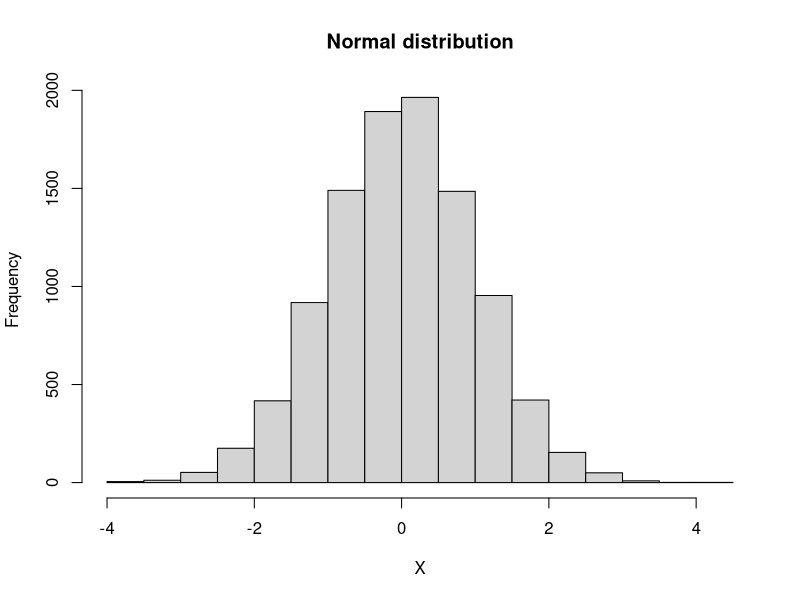
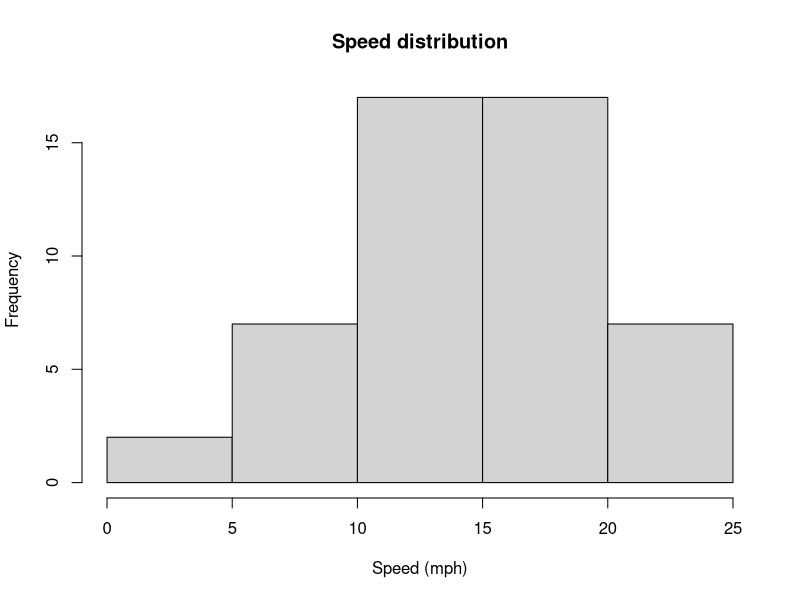
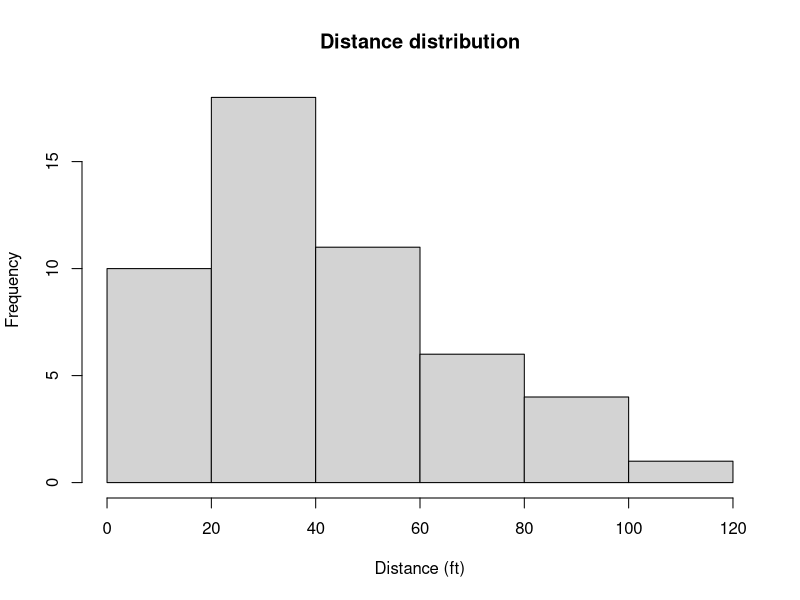
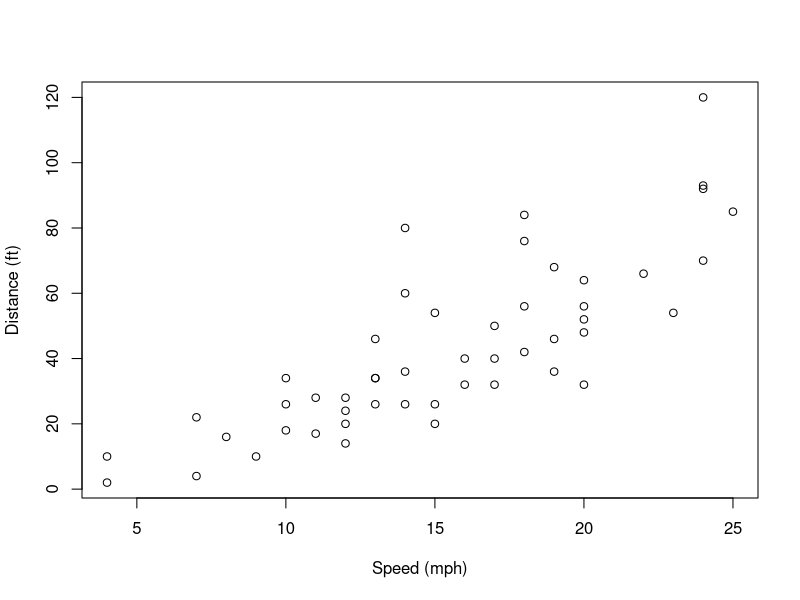
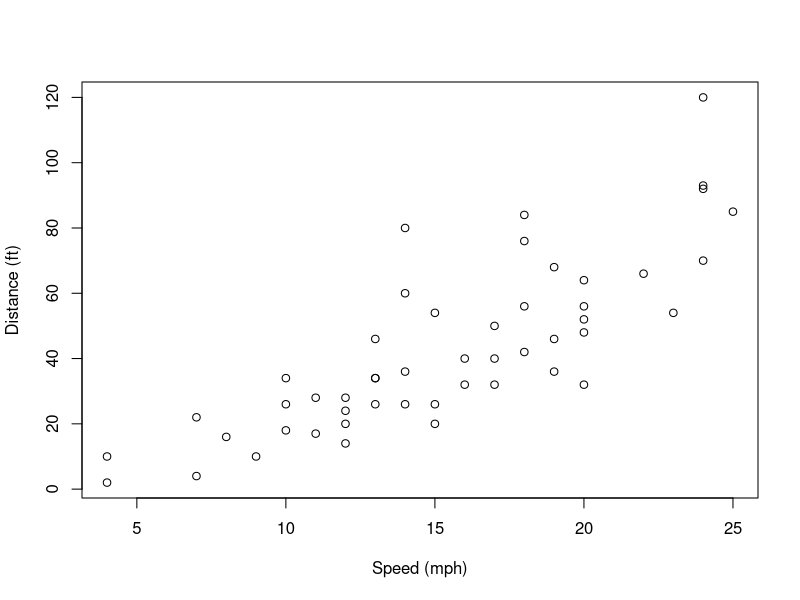
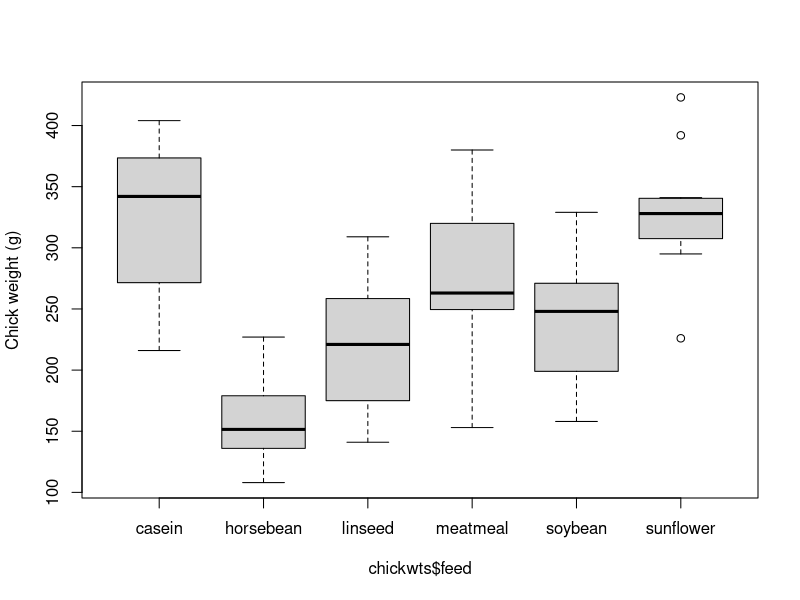
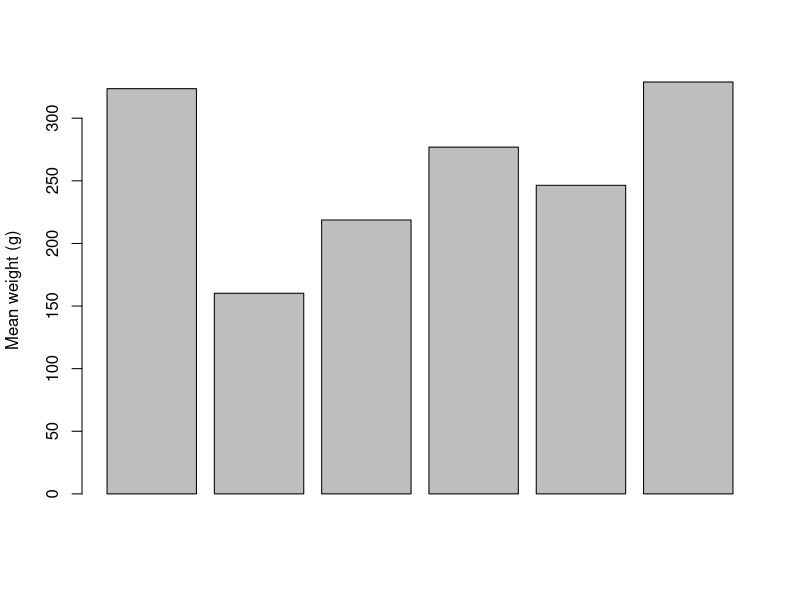
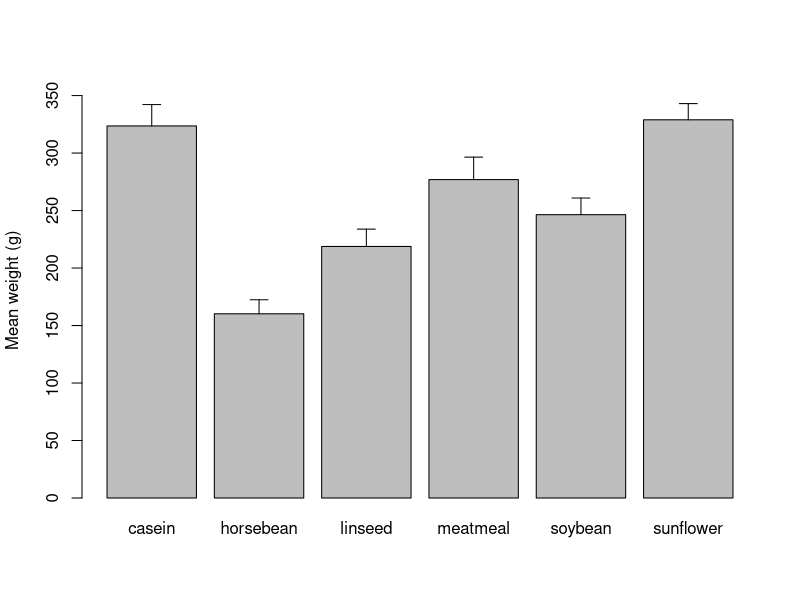

Recreate these plots in R, in order.
## ---- chunk 1
a <- 1
print(a)
## ---- chunk 2
a <- 3
print(a)
## ---- chunk 3
a <- 4
print(a)
## ---- chunk 4
hist(rnorm(10000), xlab="X", main="Normal distribution")
## ---- chunk 5
knitr::opts_chunk$set(error=FALSE)
## ---- chunk 6
head(cars)
## ---- chunk 7
# Put some code here!
## ---- chunk 8
summary(cars)
## ---- chunk 9
# Put some code here!
## ---- chunk 10
hist(cars$speed, xlab="Speed (mph)", main="Speed distribution")
hist(cars$dist, xlab="Distance (ft)", main="Distance distribution")
## ---- chunk 11
# Put some code here!
## ---- chunk 12
plot(cars$speed, cars$dist, xlab="Speed (mph)", ylab="Distance (ft)")
## ---- chunk 13
# Put some code here!
## ---- chunk 14
plot(cars$speed, cars$dist, xlab="Speed (mph)", ylab="Distance (ft)")
# Put some code here!
## ---- chunk 15
head(chickwts)
## ---- chunk 16
summary(chickwts)
## ---- chunk 17
table(chickwts$feed)
## ---- chunk 18
library(dplyr)
by.feed.type <- chickwts %>%
  group_by(feed) %>%
  summarise(min = min(weight),
            q1 = quantile(weight, p = 0.25),
            median = quantile(weight, p = 0.5),
            mean = mean(weight),
            q3 = quantile(weight, p = 0.75),
            max = max(weight),
            sd = sd(weight),
            n = n())

by.feed.type
## ---- chunk 19
boxplot(chickwts$weight ~ chickwts$feed, ylab="Chick weight (g)")
## ---- chunk 20
# Put some code here!
## ---- chunk 21
barplot(by.feed.type$mean, ylab = "Mean weight (g)")
## ---- chunk 22
# Put some code here!
## ---- chunk 23
sd.wts <- by.feed.type$sd
n.obs <- by.feed.type$n
se.wts <- sd.wts/sqrt(n.obs)
## ---- chunk 24
mean.wts <- by.feed.type$mean
x.pos <- barplot(mean.wts, ylab="Mean weight (g)", names.arg = by.feed.type$feed, ylim=c(0, max(mean.wts)*1.1))
mean.plus.se <- mean.wts + se.wts
segments(x.pos, mean.wts, x.pos, mean.plus.se)
segments(x.pos+0.1, mean.plus.se, x.pos-0.1, mean.plus.se)
## ---- chunk 25
# Put some code here!
## ---- chunk 26
head(Orange)
## ---- chunk 27
summary(Orange)
## ---- chunk 28
# Put some code here!
## ---- chunk 29
by.tree <- Orange %>%
  group_by(Tree) %>%
  summarise(mean_age = mean(age),
            mean_circumference = mean(circumference),
            median_age = median(age),
            median_circumference = median(circumference))
by.tree
## ---- chunk 30
by.tree <- Orange %>%
  group_by(Tree) %>%
  summarise_each(funs(mean = mean(.), median = median(.)), 
                 age, circumference)
by.tree
## ---- chunk 31
# Put some code here!
## ---- chunk 32
plot(Orange$age, Orange$circumference, xlab="Age (days)", ylab="Circumference (mm)")
## ---- chunk 33
tree.number <- as.integer(levels(Orange$Tree))[Orange$Tree] # To deal with factors... see later.
tree.col <- c('red', 'blue', 'grey', 'orange', 'darkgreen')
# Put some code here!

tree.pch <- c(1, 2, 3, 4, 5)
# Put some code here!

## ---- chunk 34
plot(Orange$age, Orange$circumference, xlab="Age (days)", ylab="Circumference (mm)")
is.tree.1 <- Orange$Tree==1
# Put some code here!
## ---- chunk 35
plot(Orange$age, Orange$circumference, xlab="Age (days)", ylab="Circumference (mm)")

for (tree in unique(Orange$Tree)) { 
    is.tree <- Orange$Tree==tree 
    lines(Orange$age[is.tree], Orange$circumference[is.tree]) 
} 
## ---- chunk 36
x <- runif(50)
y <- (x-0.5)^2
plot(x, y)
lines(x, y)
# Put some code here!
## ---- chunk 37
summary(trees)
## ---- chunk 38
par(mfrow=c(1, 3))
plot(trees$Girth, trees$Height)
plot(trees$Girth, trees$Volume)
plot(trees$Volume, trees$Height)
## ---- chunk 39
# Put some code here!
## ---- chunk 40
par(mar=c(1.1, 1.1, 1.1, 1.1))
plot(trees$Girth, trees$Height)
## ---- chunk 41
# Put some code here!
## ---- chunk 42
pdf("my_plot.pdf")
plot(trees$Girth, trees$Height)
dev.off()
## ---- chunk 43
# Put some code here!
## ---- chunk 44
png("my_plot.png", width=2000, height=2000, res=300, pointsize=15)
plot(trees$Girth, trees$Height)
dev.off()
## ---- chunk 45
# Put some code here!
